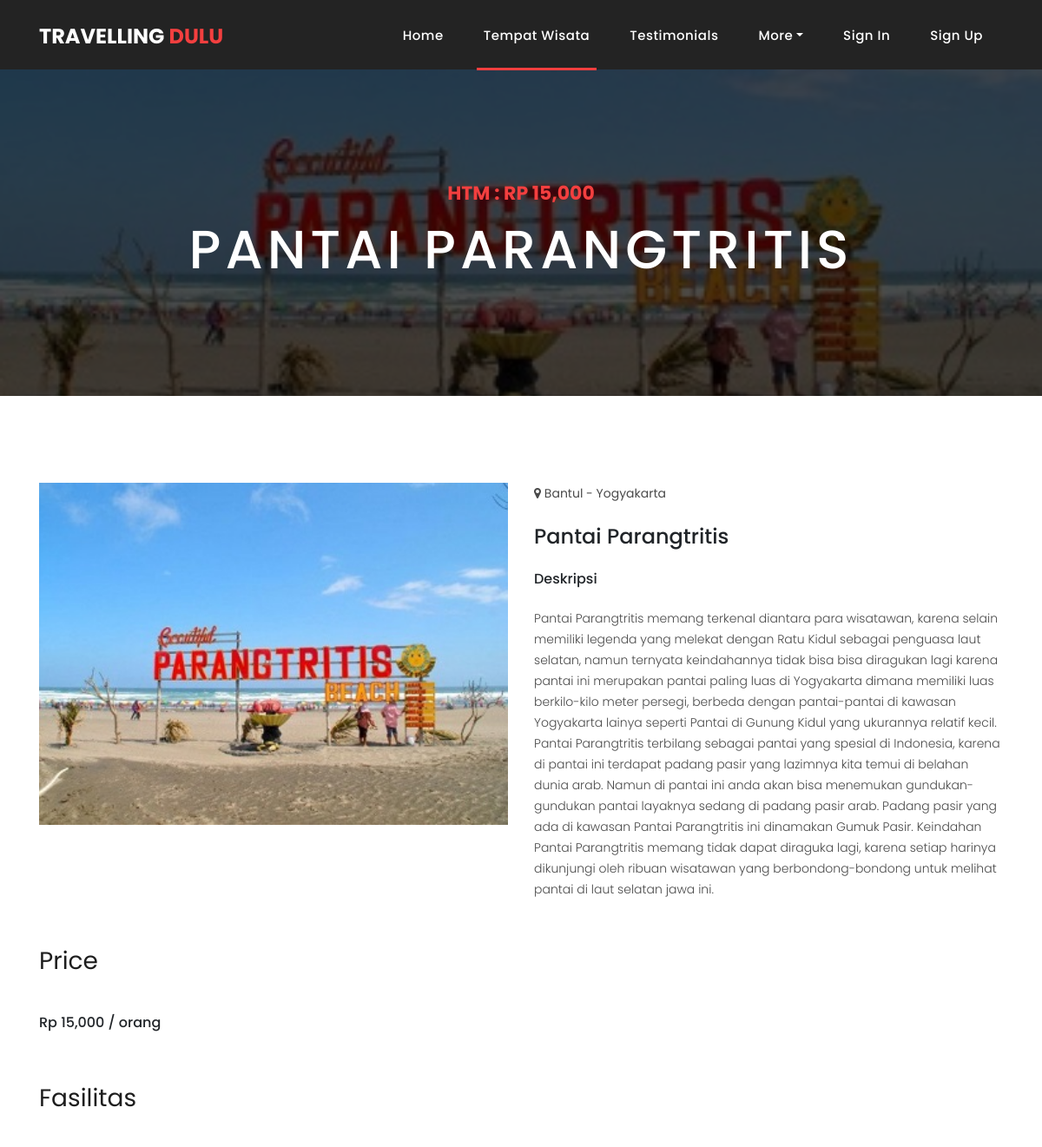
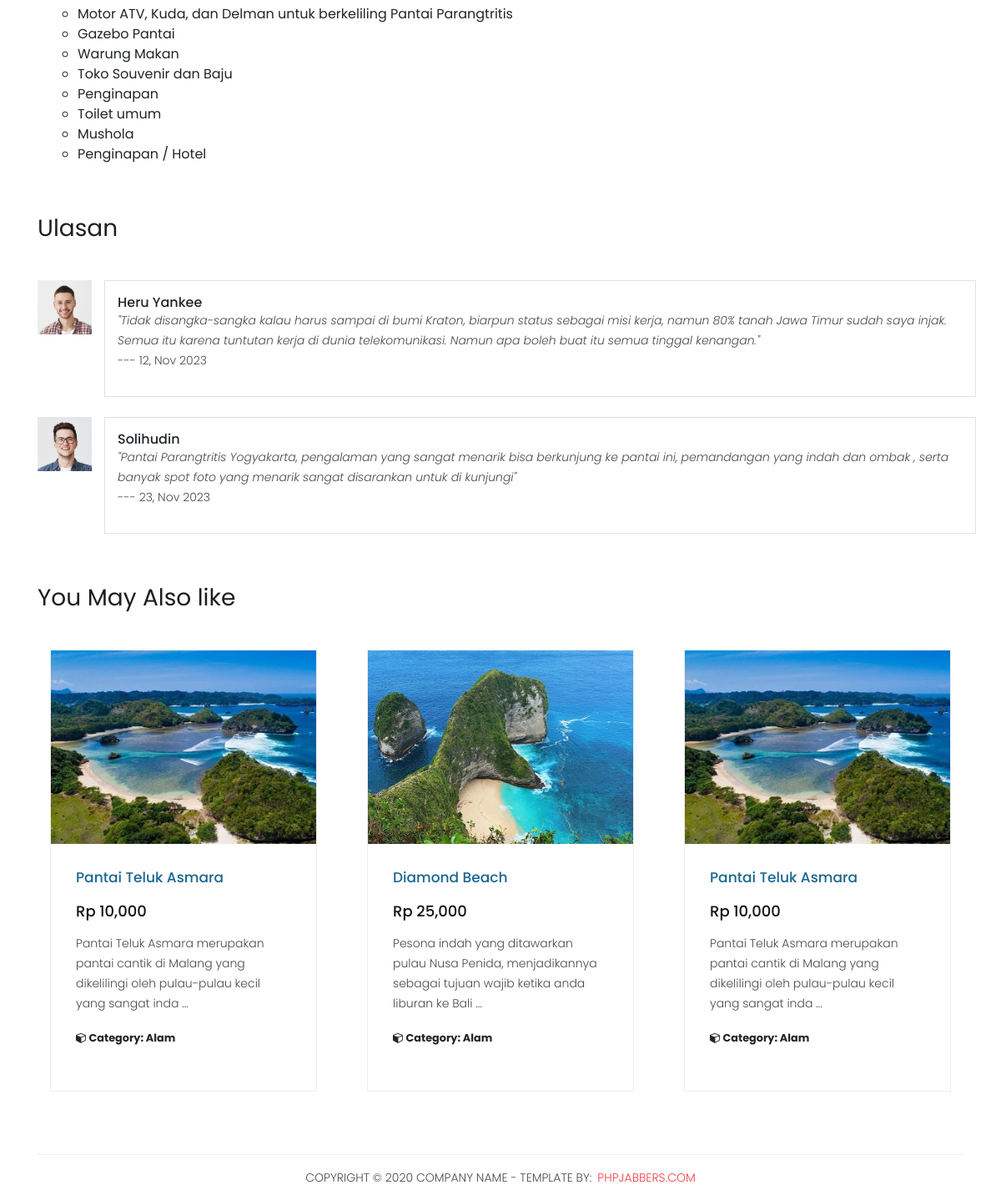
The app's page /tempat_wisata_detail.php?id=2, older data (2 pictures, top to bottom).
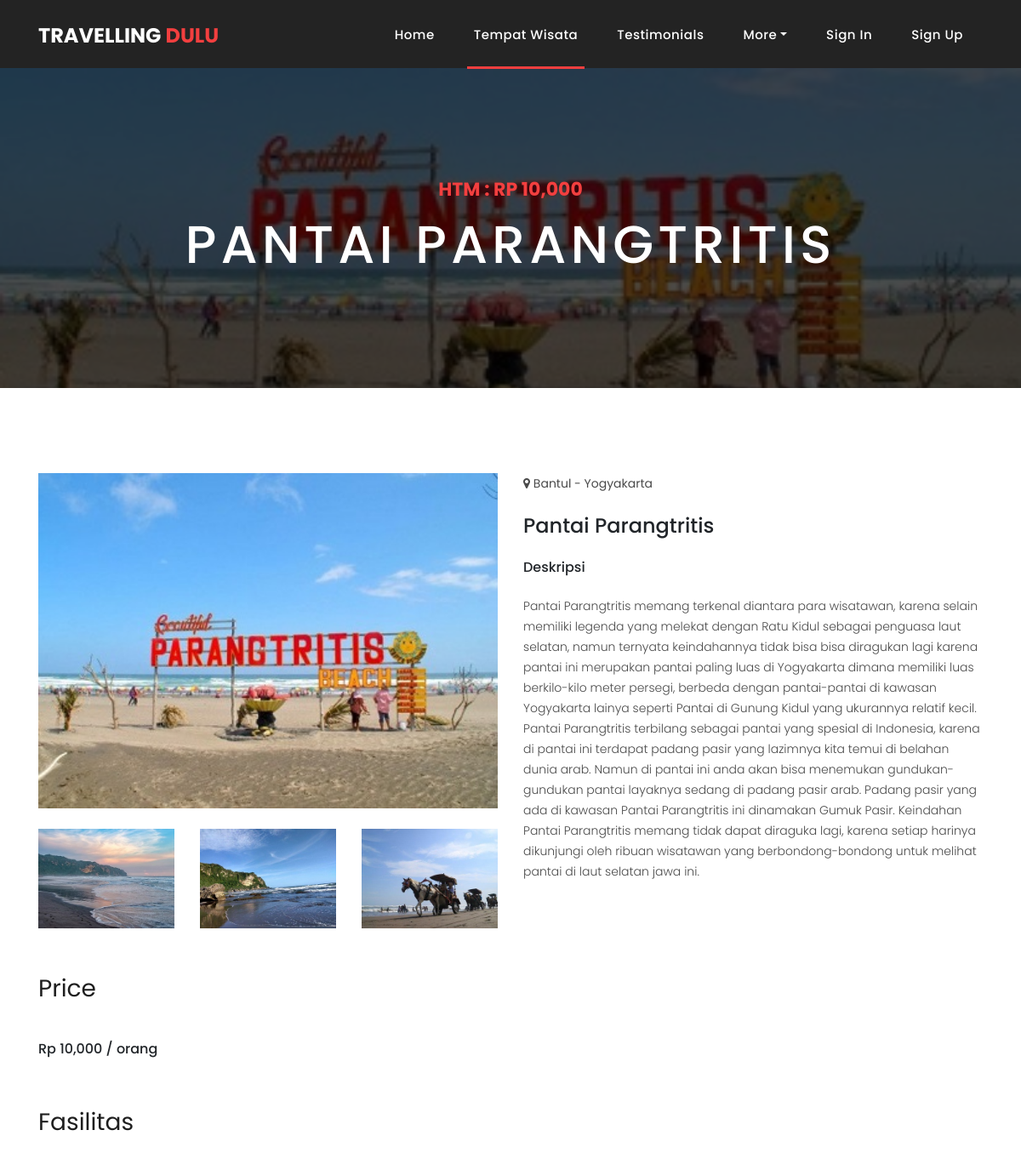
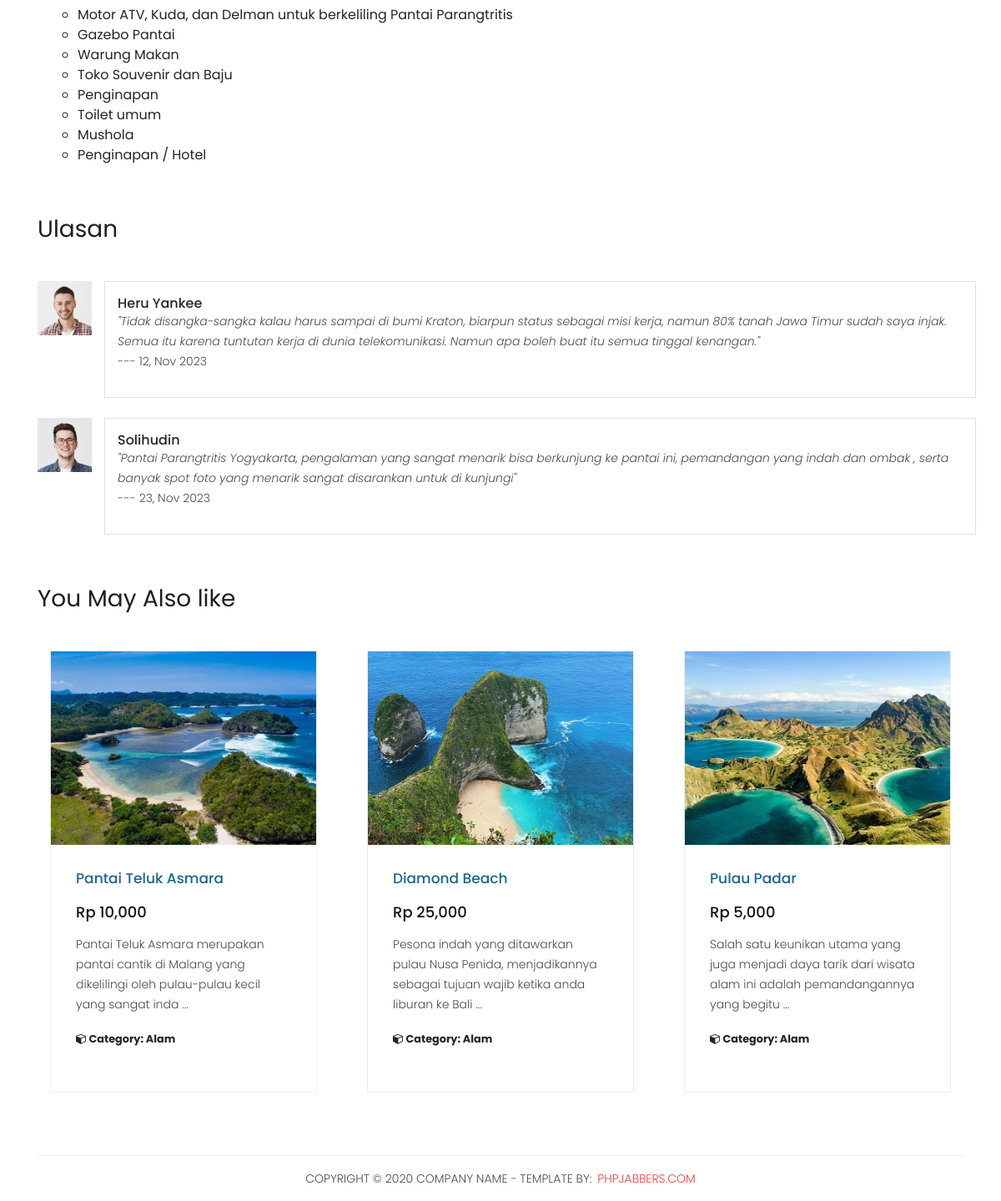
The same page, newer data (2 pictures, top to bottom).
### tables this page shows
CREATE TABLE `wisata` (
  `id_wisata` int(11) NOT NULL,
  `nama_tempat` varchar(32) NOT NULL,
  `id_kategori` int(11) NOT NULL,
  `lokasi` varchar(32) NOT NULL,
  `fasilitas` text NOT NULL,
  `htm` int(11) NOT NULL,
  `deskripsi` longtext NOT NULL,
  `foto_1` varchar(32) NOT NULL,
  `foto_2` varchar(32) NOT NULL,
  `foto_3` varchar(32) NOT NULL,
  `foto_4` varchar(32) NOT NULL
);

CREATE TABLE `komentar` (
  `id_komentar` int(11) NOT NULL,
  `id_user` int(11) NOT NULL,
  `id_wisata` int(11) NOT NULL,
  `komentar` text NOT NULL,
  `tgl_komentar` date NOT NULL
);

CREATE TABLE `user` (
  `id_user` int(11) NOT NULL,
  `nama_user` varchar(32) NOT NULL,
  `username` varchar(32) NOT NULL,
  `password` varchar(32) NOT NULL,
  `jenis_kelamin` enum('Pria','Wanita','','') NOT NULL,
  `email_user` varchar(32) NOT NULL,
  `no_telp` varchar(15) NOT NULL,
  `alamat` text NOT NULL,
  `role` enum('ADMIN','USER','','') NOT NULL DEFAULT 'USER',
  `foto_user` varchar(32) NOT NULL
);

CREATE TABLE `kategori` (
  `id_kategori` int(11) NOT NULL,
  `nama_kategori` varchar(32) NOT NULL,
  `foto_kategori` varchar(32) NOT NULL
);

### tempat_wisata_detail.php (the view, shortened to what this page needs)
<?php
if (!isset($_SESSION['email_user'])) {
  $id_user = '';
  $loginButton = '<li class="nav-item"><a class="nav-link" href="login.php">Sign In</a></li>';
  $signupButton = '<li class="nav-item"><a class="nav-link" href="register.php">Sign Up</a></li>';
}
include("connection.php");
$id_wisata = $_GET['id'];
$wisata = mysqli_query($connection, "SELECT * FROM wisata WHERE id_wisata = $id_wisata;");
$komentar = mysqli_query($connection, "SELECT komentar.*, user.nama_user, user.foto_user FROM komentar JOIN user ON user.id_user = komentar.id_user WHERE komentar.id_wisata = $id_wisata;");
foreach ($wisata as $value) {
  $nama_tempat = $value['nama_tempat'];
  $id_kategori = $value['id_kategori'];
  $lokasi = $value['lokasi'];
  $htm = $value['htm'];
  $deskripsi = $value['deskripsi'];
  $foto_1 = $value['foto_1'];
  $foto_2 = $value['foto_2'];
  $foto_3 = $value['foto_3'];
  $foto_4 = $value['foto_4'];
}
?>
<!DOCTYPE html>
<html lang="en">
<head>
  <link href="https://cdn.jsdelivr.net/npm/bootstrap@5.2.3/dist/css/bootstrap.min.css" rel="stylesheet">
  <link href="vendor/bootstrap/css/bootstrap.min.css" rel="stylesheet">
  <link rel="stylesheet" href="assets/css/fontawesome.css">
  <link rel="stylesheet" href="assets/css/style.css">
  <link rel="stylesheet" href="assets/css/owl.css">
</head>
<body>
  <header class="">
    <nav class="navbar navbar-expand-lg">
      <div class="container">
        <a class="navbar-brand" href="index.php">
          <h2>Travelling <em>Dulu</em></h2>
        </a>
        <div class="collapse navbar-collapse" id="navbarResponsive">
          <ul class="navbar-nav ml-auto">
            <li class="nav-item">
              <a class="nav-link" href="index.php">Home
              </a>
            </li>
            <li class="nav-item active"><a class="nav-link" href="tempat_wisata.php">Tempat Wisata</a></li>
            <li class="nav-item"><a class="nav-link" href="testimonials.php">Testimonials</a></li>
            <li class="nav-item dropdown">
              <a class="nav-link dropdown-toggle" data-toggle="dropdown" href="#" role="button" aria-haspopup="true" aria-expanded="false">More</a>
            </li>
            <?php echo $loginButton; ?>
            <?php echo $signupButton; ?>
          </ul>
        </div>
      </div>
    </nav>
  </header>
  <div class="page-heading about-heading header-text" style="background-image: url(assets/images/wisata/<?php echo $foto_1 ?>);">
    <div class="container">
      <div class="row">
        <div class="col-md-12">
          <div class="text-content">
            <h4>HTM : Rp <?php echo number_format($htm); ?></h4>
            <h2><?php echo $nama_tempat; ?></h2>
          </div>
        </div>
      </div>
    </div>
  </div>
  <div class="products">
    <div class="container">
      <div class="row">
        <div class="col-md-6">
          <div>
            <img src="assets/images/wisata/<?php echo $foto_1 ?>" alt="" class="img-fluid" width="100%">
          </div>
          <br>
          <div class="row">
            <div class="col-sm-4 col-6">
              <div>
                <img src="assets/images/wisata/<?php echo $foto_2 ?>" alt="" class="img-fluid">
              </div>
              <br>
            </div>
            <div class="col-sm-4 col-6">
              <div>
                <img src="assets/images/wisata/<?php echo $foto_3 ?>" alt="" class="img-fluid">
              </div>
              <br>
            </div>
            <div class="col-sm-4 col-6">
              <div>
                <img src="assets/images/wisata/<?php echo $foto_4 ?>" alt="" class="img-fluid">
              </div>
              <br>
            </div>
          </div>
        </div>
        <div class="col-md-6">
          <p><i class="fa fa-map-marker"></i> <strong><?php echo $lokasi ?></strong></p>
          <br>
          <h4><?php echo $nama_tempat ?></h4>
          <br>
          <h6>Deskripsi</h6>
          <br>
          <p> <?php echo $deskripsi ?> </p>
          <br>
        </div>
      </div>
    </div>
  </div>
  <div class="section">
    <div class="container">
      <div class="section-heading" style="border: 0">
        <h2>Price</h2>
      </div>
      <div class="row">
        <div class="col-md-6">
          <h6>Rp <?php echo number_format($htm); ?> / orang</h6>
        </div>
      </div>
    </div>
  </div>
  <div class="section">
    <div class="container">
      <div class="section-heading" style="border: 0">
        <h2>Fasilitas</h2>
      </div>
      <ul class="ps-5" style="list-style: circle;">
        <?php
        $sql = "SELECT * FROM wisata WHERE id_wisata = $id_wisata";
        $result = mysqli_query($connection, $sql);
        while ($row = mysqli_fetch_assoc($result)) {
          $fasilitas_list = explode("\n", $row['fasilitas']);
          foreach ($fasilitas_list as $fasilitas_item) {
            echo "<li>" . trim($fasilitas_item) . "</li>";
          }
        } ?>
      </ul>
    </div>
  </div>
  <div class="section">
    <div class="container">
      <div class="section-heading" style="border: 0">
        <h2>Ulasan</h2>
      </div>
      <?php foreach ($komentar as $key => $value) { ?>
        <div class="down-content">
          <div class="row align-items-center mt-4">
            <div class="col-1 align-self-start">
              <img src="assets/images/user/<?php echo $value['foto_user'] ?>" alt="" width="100%">
            </div>
            <?php if ($value['id_user'] == $id_user) { ?>
              <div class="col-11 border py-3">
                <div class="row">
                  <h6 class="col-10 align-items-center"><?php echo $value['nama_user'] ?></h6>
                </div>
                <p class="n-m"><em>"<?php echo $value['komentar'] ?>"</em></p>
                <p>--- <?php echo date('d, M Y', strtotime($value['tgl_komentar'])) ?></p>
                <a class="btn btn-warning btn-sm" data-bs-toggle="modal" data-bs-target="#modal_edit_ulasan" onclick="edit_data('<?php echo $value['id_komentar'] ?>')">
                  <svg xmlns="http://www.w3.org/2000/svg" width="16" height="16" fill="currentColor" class="bi bi-pencil" viewBox="0 0 16 16">
                    <path d="M12.146.146a.5.5 0 0 1 .708 0l3 3a.5.5 0 0 1 0 .708l-10 10a.5.5 0 0 1-.168.11l-5 2a.5.5 0 0 1-.65-.65l2-5a.5.5 0 0 1 .11-.168l10-10zM11.207 2.5 13.5 4.793 14.793 3.5 12.5 1.207 11.207 2.5zm1.586 3L10.5 3.207 4 9.707V10h.5a.5.5 0 0 1 .5.5v.5h.5a.5.5 0 0 1 .5.5v.5h.293l6.5-6.5zm-9.761 5.175-.106.106-1.528 3.821 3.821-1.528.106-.106A.5.5 0 0 1 5 12.5V12h-.5a.5.5 0 0 1-.5-.5V11h-.5a.5.5 0 0 1-.468-.325z" />
                  </svg>
                </a>
                <a href="backend/proses_delete_data_komentar.php?id_wisata=<?php echo $value['id_wisata'] ?>&id_komentar=<?php echo $value['id_komentar'] ?>" class="btn btn-danger btn-sm" onclick="return confirm('Are you sure you want to delete this item?');">
                  <svg xmlns="http://www.w3.org/2000/svg" width="16" height="16" fill="currentColor" class="bi bi-trash" viewBox="0 0 16 16">
                    <path d="M5.5 5.5A.5.5 0 0 1 6 6v6a.5.5 0 0 1-1 0V6a.5.5 0 0 1 .5-.5Zm2.5 0a.5.5 0 0 1 .5.5v6a.5.5 0 0 1-1 0V6a.5.5 0 0 1 .5-.5Zm3 .5a.5.5 0 0 0-1 0v6a.5.5 0 0 0 1 0V6Z" />
                    <path d="M14.5 3a1 1 0 0 1-1 1H13v9a2 2 0 0 1-2 2H5a2 2 0 0 1-2-2V4h-.5a1 1 0 0 1-1-1V2a1 1 0 0 1 1-1H6a1 1 0 0 1 1-1h2a1 1 0 0 1 1 1h3.5a1 1 0 0 1 1 1v1ZM4.118 4 4 4.059V13a1 1 0 0 0 1 1h6a1 1 0 0 0 1-1V4.059L11.882 4H4.118ZM2.5 3h11V2h-11v1Z" />
                  </svg>
                </a>
              </div>
              <div class="modal fade" id="modal_edit_ulasan" tabindex="-1" aria-labelledby="modal_edit_ulasan" aria-hidden="true">
                <div class="modal-dialog modal-dialog-scrollable">
                  <div class="modal-content">
                    <div class="modal-header">
                      <h1 class="modal-title fs-5" id="modal_edit_ulasan">Tambah Ulasan</h1>
                      <button type="button" class="btn-close" data-bs-dismiss="modal" aria-label="Close"></button>
                    </div>
                    <form id="form_edit_ulasan" action="backend/proses_edit_komentar.php" method="POST">
                      <div class="modal-body" id="modal-body-edit">
                      </div>
                      <div class="modal-footer">
                        <button type="button" class="btn btn-secondary" data-bs-dismiss="modal">Close</button>
                        <button type="submit" class="btn btn-primary">Update</button>
                      </div>
                    </form>
                  </div>
                </div>
              </div>
            <?php } else { ?>
              <div class="col-11 border py-3">
                <h6><?php echo $value['nama_user'] ?></h6>
                <p class="n-m"><em>"<?php echo $value['komentar'] ?>"</em></p>
                <p>--- <?php echo date('d, M Y', strtotime($value['tgl_komentar'])) ?></p>
              </div>
            <?php } ?>
          </div>
        </div>
      <?php } ?>
    </div>
  </div>
  <div class="section">
    <div class="container">
      <div class="section-heading" style="border: 0">
        <h2>You May Also like</h2>
      </div>
    <div class="row">
      <div class="col-md-12">
        <div class="owl-clients owl-carousel text-center">
        <?php
        $travels = mysqli_query($connection, "SELECT * FROM wisata JOIN kategori ON wisata.id_kategori = kategori.id_kategori WHERE kategori.id_kategori = $id_kategori AND NOT id_wisata = $id_wisata");
        foreach ($travels as $travel){
        ?>
        <div class="col-md-12">
          <div class="product-item">
            <a href="tempat_wisata_detail.php?id=<?php echo $travel['id_wisata'] ?>"><img src="assets/images/wisata/<?php echo $travel['foto_1']; ?>" alt=""></a>
              <div class="down-content">
                <a href="tempat_wisata_detail.php?id=<?php echo $travel['id_wisata'] ?>">
                  <h4 class="text-left"><?php echo $travel['nama_tempat']; ?></h4>
                </a>
                <h6 class="text-left">Rp <?php echo number_format($travel['htm']); ?></h6>
                <p class="text-left"><?php echo substr_replace($travel['deskripsi'], " ... ", 110); ?></p>
                <small class="d-flex justify-content-between mb-4">
                  <strong title="Nights"><i class="fa fa-cube"></i> Category: <?php echo $travel['nama_kategori']; ?></strong>
                </small>
              </div>
          </div>
        </div>
        <?php } ?>
        </div>
      </div>
    </div>
    </div>
  </div>
  <footer>
    <div class="container">
      <div class="row">
        <div class="col-md-12">
          <div class="inner-content">
            <p>Copyright © 2020 Company Name - Template by: <a href="https://www.phpjabbers.com/">PHPJabbers.com</a></p>
          </div>
        </div>
      </div>
    </div>
  </footer>
</body>
</html>

### assets/css/style.css (style rules this page uses)
body { font-family: 'Poppins', sans-serif; overflow-x: hidden; text-rendering: optimizeLegibility; -webkit-font-smoothing: antialiased; -moz-osx-font-smoothing: grayscale; }
p { margin-bottom: 0px; font-size: 14px; font-weight: 300; color: #4a4a4a; line-height: 24px; }
a { text-decoration: none !important; }
ul { padding: 0; margin: 0; list-style: none; }
h1, h2, h3, h4, h5, h6 { margin: 0px; }
.section-heading { text-align: left; margin-bottom: 60px; border-bottom: 1px solid #eee; }
.section-heading h2 { font-size: 28px; font-weight: 400; color: #1e1e1e; margin-bottom: 15px; }
.page-heading { padding: 210px 0px 130px 0px; text-align: center; background-position: center center; background-repeat: no-repeat; background-size: cover; }
.page-heading .text-content h4 { color: #f33f3f; font-size: 22px; text-transform: uppercase; font-weight: 700; margin-bottom: 15px; }
.page-heading .text-content h2 { color: #fff; font-size: 62px; text-transform: uppercase; letter-spacing: 5px; }
header { position: absolute; z-index: 99999; width: 100%; height: 80px; background-color: #232323; -webkit-transition: all 0.3s ease-in-out 0s; -moz-transition: all 0.3s ease-in-out 0s; -o-transition: all 0.3s ease-in-out 0s; transition: all 0.3s ease-in-out 0s; }
header .navbar { padding: 17px 0px; }
.navbar .navbar-brand { float: left; margin-top: -12px; outline: none; }
.navbar .navbar-brand h2 { color: #fff; text-transform: uppercase; font-size: 24px; font-weight: 700; -webkit-transition: all .3s ease 0s; -moz-transition: all .3s ease 0s; -o-transition: all .3s ease 0s; transition: all .3s ease 0s; }
.navbar .navbar-brand h2 em { font-style: normal; color: #f33f3f; }
#navbarResponsive { z-index: 999; }
.navbar-collapse { text-align: center; }
.navbar .navbar-nav .nav-item { margin: 0px 15px; }
.navbar .navbar-nav a.nav-link { text-transform: capitalize; font-size: 15px; font-weight: 500; letter-spacing: 0.5px; color: #fff; transition: all 0.5s; margin-top: 5px; }
.navbar .navbar-nav .nav-link:hover, .navbar .navbar-nav .active>.nav-link, .navbar .navbar-nav .nav-link.active, .navbar .navbar-nav .nav-link.show, .navbar .navbar-nav .show>.nav-link { color: #fff; padding-bottom: 25px; border-bottom: 3px solid #f33f3f; }
.product-item { border: 1px solid #eee; margin-bottom: 30px; }
.product-item .down-content { padding: 30px; position: relative; }
.product-item img { width: 100%; overflow: hidden; }
.product-item .down-content h4 { font-size: 17px; color: #1a6692; margin-bottom: 20px; }
.product-item .down-content h6 { font-size: 18px; margin-bottom: 15px; color: #121212; }
.product-item .down-content p { margin-bottom: 20px; }
footer { text-align: center; }
footer .inner-content { border-top: 1px solid #eee; margin-top: 15px; padding: 15px 0px; }
footer .inner-content p { text-transform: uppercase; }
footer .inner-content p a { color: #f33f3f; margin-left: 3px; }
.products { margin-top: 100px; }
.page-heading { position: relative; }
.page-heading:before { content: ''; position: absolute; top: 0; left: 0; bottom: 0; right: 0; background-color: rgba(0, 0, 0, .7); }
.page-heading .container { position: relative; z-index: 2; }
.n-m { margin: 0 !important; }
.section { padding: 30px 0; }
.section p { margin-bottom: 15px; }
.section .section-heading { margin-bottom: 45px; }

Row changes from the older to the newer data that the page shows:
changed wisata "Motor ATV, Kuda, dan Delman untuk berkeliling Pantai Parangtritis": htm "15,000" → "10,000"; foto_2: picture added; foto_3: picture added; foto_4: picture added
added wisata: foto_1 (picture), nama_tempat "Pulau Padar", htm "5,000", deskripsi "Salah satu keunikan utama yang juga menjadi daya tarik dari wisata alam ini adalah pemandangannya yang begitu ...", id_kategori.nama_kategori "Alam", shown under "You May Also like"
